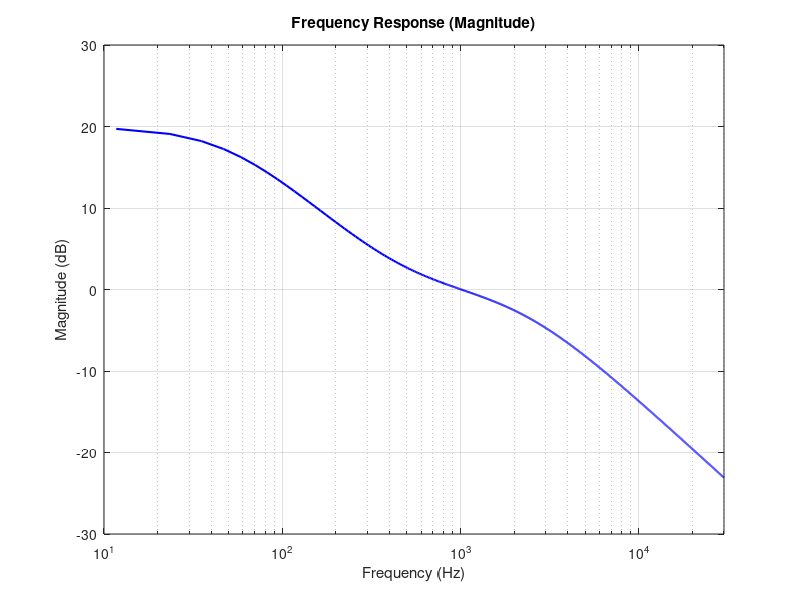
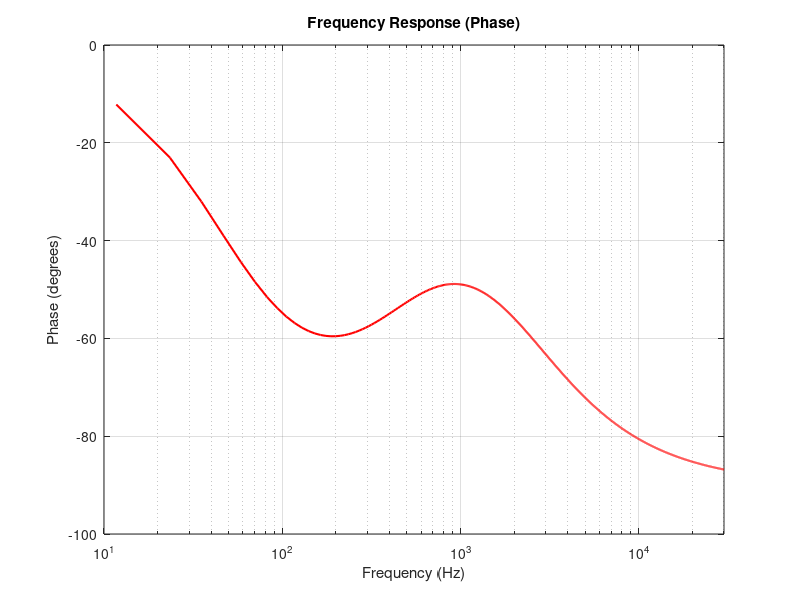

Write the MATLAB code that produced these figures, in order.
% パラメータ設定
fs = 96000;       % サンプリング周波数 (Hz)
n_fft = 8192;     % FFTサイズ
T1 = 3180e-6;     % 時定数 T1 (例: 3180us)
T3 = 75e-6;       % 時定数 T2 (例: 75us)
T2 = 318e-6;      % 時定数 T3 (例: 318us)

% 周波数軸の生成
f = linspace(0, fs/2, n_fft/2+1);  % 0 から fs/2 の周波数軸
omega = 2 * pi * f;               % 角周波数

% H(s) の計算 (s = jω)
Hs = (1 + 1i * omega * T2) ./ ((1 + 1i * omega * T1) .* (1 + 1i * omega * T3));

% 1kHzでのゲインで正規化
norm_index = find(f >= 1000, 1);  % 周波数1kHzのインデックスを取得
Hs = Hs / abs(Hs(norm_index));    % 1kHzでの振幅を1に正規化

% 振幅特性 (dBスケール)
magnitude_db = 20 * log10(abs(Hs)); % dBに変換
phase_deg = angle(Hs) * (180 / pi); % 位相を度に変換

% プロットの周波数範囲制限
f_min = 10;       % 最小周波数 (Hz)
f_max = 30000;    % 最大周波数 (Hz)
idx_range = (f >= f_min & f <= f_max); % 指定範囲のインデックスを取得

% 振幅特性プロット
figure;
semilogx(f(idx_range), magnitude_db(idx_range), 'b', 'LineWidth', 1.5);
grid on;
xlabel('Frequency (Hz)');
ylabel('Magnitude (dB)');
title('Frequency Response (Magnitude)');
xlim([f_min f_max]);
ylim([-30 30]);

% 位相特性プロット
figure;
semilogx(f(idx_range), phase_deg(idx_range), 'r', 'LineWidth', 1.5);
grid on;
xlabel('Frequency (Hz)');
ylabel('Phase (degrees)');
title('Frequency Response (Phase)');
xlim([f_min f_max]);
